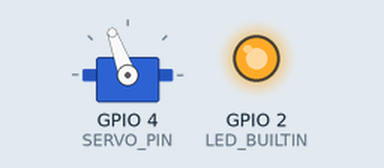
A sketch run on a simulated ESP32. On the bench: servo, output pins drawn as LEDs (lit = HIGH).

Above: at 0.1 s.
At 2.1 s:
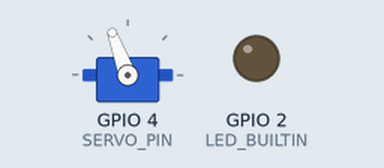
At 4.1 s:
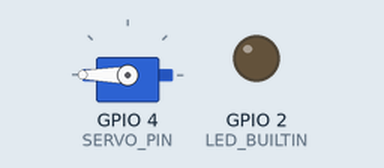
Timing chart, 0 to 5.6 s (numbered marks = the images above):
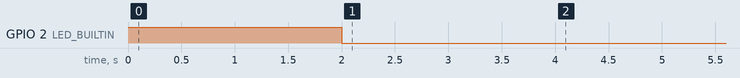

The sketch:

servo_test.ino
```cpp
#include <ESP32Servo.h>

#define SERVO_PIN 4
#define SERVO_STOW_POS 110
#define SERVO_DEPLOY_POS 180

Servo servo;

void setup() {
  servo.attach(SERVO_PIN);
  servo.write(SERVO_STOW_POS);

  pinMode(LED_BUILTIN, OUTPUT);

  digitalWrite(LED_BUILTIN, HIGH);

  delay(2000);

  digitalWrite(LED_BUILTIN, LOW);

  delay(2000);

  servo.write(SERVO_DEPLOY_POS);
}

void loop() {}
```
